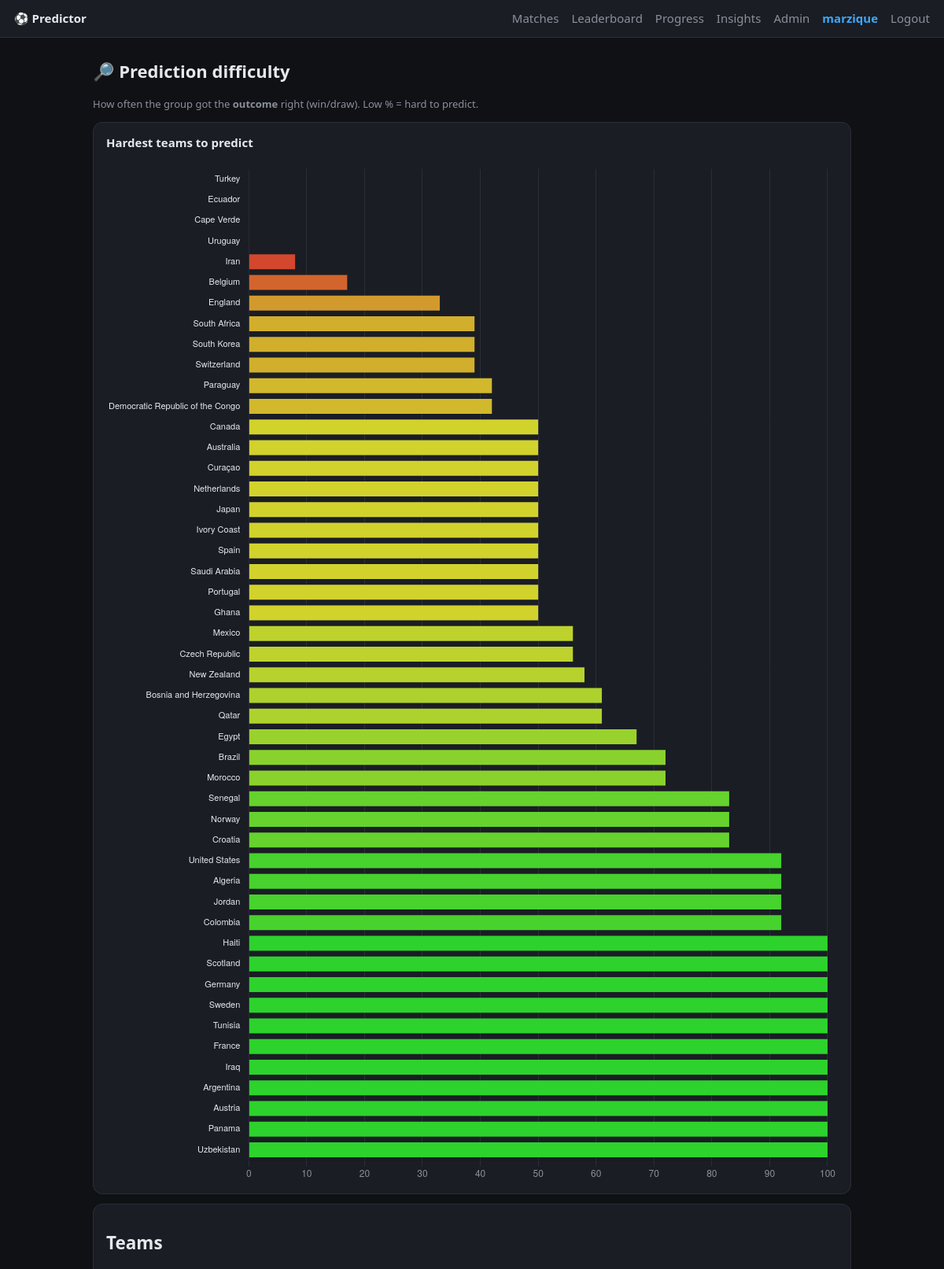
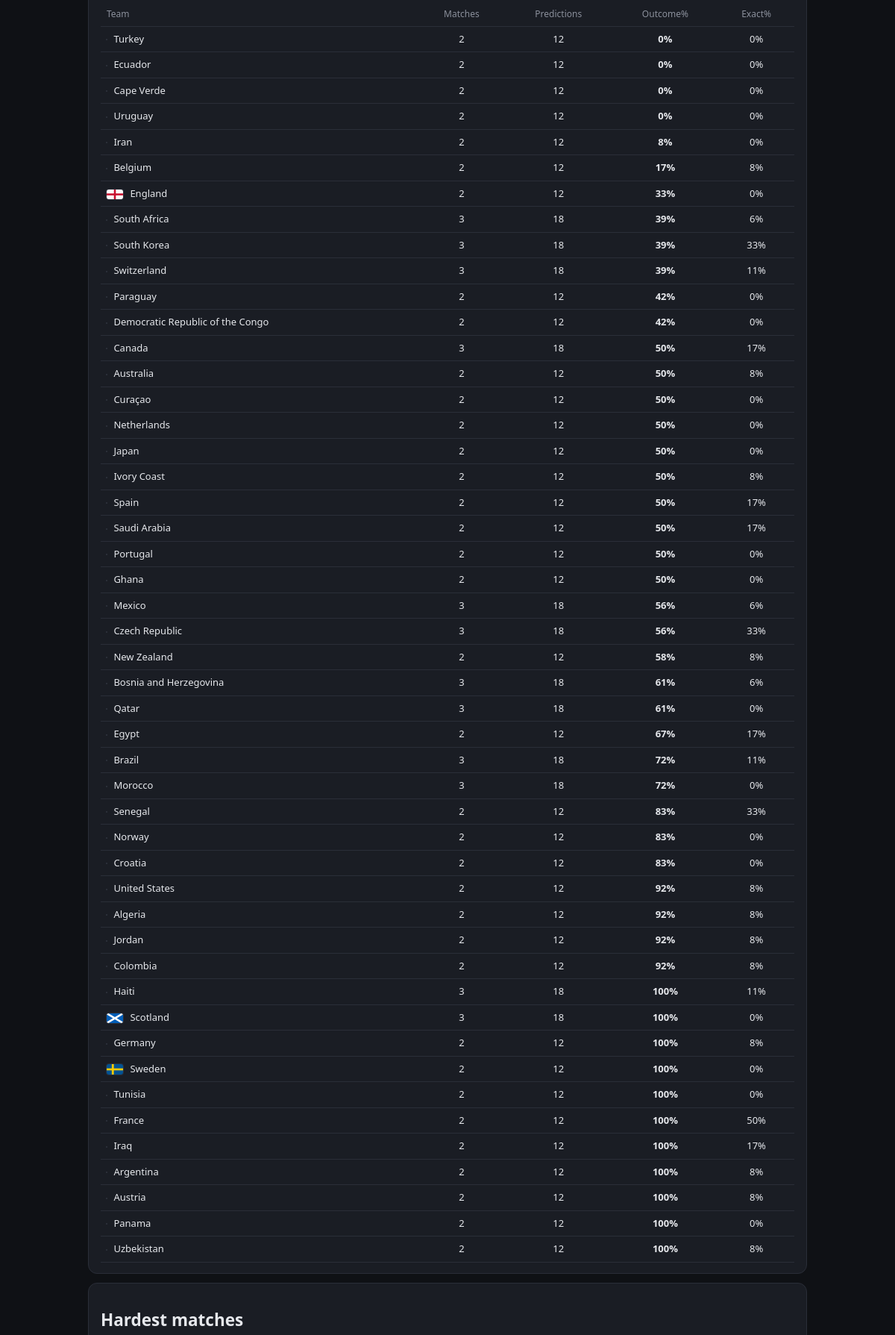
/insights (signed in, upper part), run on the app's committed database (2 pictures, top to bottom).
### tables this page shows
CREATE TABLE users (
    id            INTEGER PRIMARY KEY AUTOINCREMENT,
    username      TEXT UNIQUE NOT NULL,
    password_hash TEXT NOT NULL,
    created_at    TEXT NOT NULL
);

CREATE TABLE matches (
    id         TEXT PRIMARY KEY,          -- _id from API
    home       TEXT NOT NULL,
    away       TEXT NOT NULL,
    home_id    TEXT,                      -- team id -> teams.id (for flag)
    away_id    TEXT,
    kickoff    TEXT NOT NULL,             -- ISO 8601
    home_score INTEGER,
    away_score INTEGER,
    finished   INTEGER NOT NULL DEFAULT 0,
    grp        TEXT,
    matchday   TEXT
, home_scorers TEXT, away_scorers TEXT, manual INTEGER NOT NULL DEFAULT 0);

CREATE TABLE teams (
    id        TEXT PRIMARY KEY,           -- team id (matches games' home_team_id)
    name_en   TEXT,
    fifa_code TEXT,
    flag      TEXT                        -- local path, e.g. /static/flags/2.png
);

### app.py (the view)
@app.get("/insights", response_class=HTMLResponse)
async def insights(request: Request):
    user = current_user(request)
    if not user:
        return RedirectResponse("/login", status_code=302)
    with connect() as conn:
        matches = conn.execute(
            """SELECT id, home, away, home_id, away_id, home_score, away_score
               FROM matches WHERE finished=1 ORDER BY kickoff""").fetchall()
        flags = {t["id"]: t["flag"] for t in conn.execute("SELECT id, flag FROM teams")}
        prows = conn.execute("SELECT match_id, points FROM predictions").fetchall()
    fin = {m["id"] for m in matches}
    by_match = {}
    for p in prows:
        if p["match_id"] in fin:
            by_match.setdefault(p["match_id"], []).append(p["points"])
    match_stats, team_agg = [], {}
    for m in matches:
        pl = by_match.get(m["id"], [])
        total = len(pl)
        correct = sum(1 for x in pl if x >= 2)
        exact = sum(1 for x in pl if x == 6)
        if total:
            match_stats.append({
                "label": f'{m["home"]} {m["home_score"]}:{m["away_score"]} {m["away"]}',
                "total": total, "correct": correct, "exact": exact,
                "acc": round(100 * correct / total)})
        for tid, name in ((m["home_id"], m["home"]), (m["away_id"], m["away"])):
            a = team_agg.setdefault(tid, {"name": name, "flag": flags.get(tid),
                                          "correct": 0, "total": 0, "exact": 0, "matches": 0})
            a["name"] = name
            a["correct"] += correct
            a["total"] += total
            a["exact"] += exact
            a["matches"] += 1
    teams = [{"name": a["name"], "flag": a["flag"], "matches": a["matches"],
              "preds": a["total"],
              "acc": round(100 * a["correct"] / a["total"]) if a["total"] else 0,
              "exact_pct": round(100 * a["exact"] / a["total"]) if a["total"] else 0}
             for a in team_agg.values() if a["total"] > 0]
    teams.sort(key=lambda x: (x["acc"], -x["preds"]))       # hardest first
    match_stats.sort(key=lambda x: (x["acc"], -x["total"]))  # hardest first
    chart = {"labels": [t["name"] for t in teams], "acc": [t["acc"] for t in teams]}
    return render(request, "insights.html",
                  {"user": user, "teams": teams, "matches": match_stats,
                   "chart": chart, "has_data": bool(teams)})

### templates/insights.html (shortened to what this page needs)
{% extends "base.html" %}
{% block main_class %}wide{% endblock %}
{% block content %}
<h1>🔎 Prediction difficulty</h1>
<p class="hint" style="text-align:left;">
  How often the group got the <b>outcome</b> right (win/draw). Low % = hard to predict.
</p>
{% if not has_data %}
  <p class="hint">No finished matches with predictions yet.</p>
{% else %}
<div class="card chart-card">
  <h2>Hardest teams to predict</h2>
  <div class="chart-wrap" style="height: {{ teams|length * 26 + 50 }}px;">
    <canvas id="teamChart"></canvas>
  </div>
</div>
<div class="card">
  <h2>Teams</h2>
  <div class="stats-scroll">
    <table class="stats">
      <thead><tr><th>Team</th><th>Matches</th><th>Predictions</th><th>Outcome%</th><th>Exact%</th></tr></thead>
      <tbody>
      {% for t in teams %}
        <tr>
          <td class="who">
            {% if t["flag"] %}<img class="mini-flag" src="{{ t['flag'] }}" alt="">{% endif %}
            {{ t["name"] }}
          </td>
          <td>{{ t["matches"] }}</td>
          <td>{{ t["preds"] }}</td>
          <td><b>{{ t["acc"] }}%</b></td>
          <td>{{ t["exact_pct"] }}%</td>
        </tr>
      {% endfor %}
      </tbody>
    </table>
  </div>
</div>
<div class="card">
  <h2>Hardest matches</h2>
</div>
{% endif %}
<script>
  var DATA = {{ chart | tojson }};
  (function () {
    var el = document.getElementById("teamChart");
    if (!el || !window.Chart || !DATA.labels) return;
    var colors = DATA.acc.map(function (a) { return "hsl(" + (a * 1.2) + ",65%,50%)"; }); // red→green
    new Chart(el, {
      type: "bar",
      data: { labels: DATA.labels,
              datasets: [{ label: "Outcome %", data: DATA.acc, backgroundColor: colors }] },
      options: {
        indexAxis: "y", responsive: true, maintainAspectRatio: false,
        scales: {
          x: { beginAtZero: true, max: 100, ticks: { color: "#8b909c" }, grid: { color: "#2a2e38" } },
          y: { ticks: { color: "#e6e8ec", autoSkip: false, font: { size: 11 } }, grid: { display: false } }
        },
        plugins: { legend: { display: false } }
      }
    });
  })();
</script>
{% endblock %}

### templates/base.html (shortened to what this page needs)
<!doctype html>
<html lang="en">
<head>
  <link rel="stylesheet" href="/static/style.css">
</head>
<body>
  <header>
    <a href="/" class="brand">⚽ Predictor</a>
    {% if user %}
    <nav>
      <a href="/">Matches</a>
      <a href="/leaderboard">Leaderboard</a>
      <a href="/progress">Progress</a>
      <a href="/insights">Insights</a>
      {% if is_admin %}<a href="/admin">Admin</a>{% endif %}
      <span class="me">{{ user["username"] }}</span>
      <a href="/logout">Logout</a>
    </nav>
    {% endif %}
  </header>
  <main class="{% block main_class %}{% endblock %}">
    {% block content %}{% endblock %}
  </main>
</body>
</html>

### static/style.css (style rules this page uses)
:root { --bg: #0f1115; --card: #1a1d24; --line: #2a2e38; --fg: #e6e8ec; --muted: #8b909c; --accent: #3da9fc; --good: #4caf50; }
* { box-sizing: border-box; }
body { margin: 0; background: var(--bg); color: var(--fg); font: 15px/1.5 system-ui, -apple-system, Segoe UI, Roboto, sans-serif; }
header { display: flex; align-items: center; gap: 16px; padding: 12px 18px; border-bottom: 1px solid var(--line); background: var(--card); position: sticky; top: 0; z-index: 10; }
.brand { font-weight: 700; color: var(--fg); text-decoration: none; }
nav { margin-left: auto; display: flex; align-items: center; gap: 16px; }
nav a { color: var(--muted); text-decoration: none; }
nav .me { color: var(--accent); font-weight: 600; }
main { max-width: 640px; margin: 0 auto; padding: 18px; }
main.wide { max-width: 1000px; }
h1 { font-size: 22px; margin: 8px 0 16px; }
.card { background: var(--card); border: 1px solid var(--line); border-radius: 12px; padding: 14px 16px; margin-bottom: 12px; }
.chart-card h2 { font-size: 15px; margin: 0 0 12px; }
.chart-wrap { position: relative; height: 380px; width: 100%; }
.stats-scroll { overflow-x: auto; }
.stats { border-collapse: collapse; width: 100%; font-size: 13px; }
.stats th, .stats td { padding: 7px 8px; text-align: center; white-space: nowrap; border-bottom: 1px solid var(--line); }
.stats th { color: var(--muted); font-weight: 500; font-size: 12px; }
.stats td.who, .stats th:first-child { text-align: left; }
.mini-flag { width: 22px; height: auto; border-radius: 3px; vertical-align: middle; margin-right: 6px; box-shadow: 0 0 0 1px var(--line); }
.hint { color: var(--muted); font-size: 13px; text-align: center; }

### data on the page
users: username "marzique"
matches: name "Turkey", matches "2", preds "12", acc "0", exact_pct "0", name "Ecuador", name "Cape Verde", name "Uruguay"
matches: name "Iran" "Belgium"
teams: flag (picture)
matches: name "England" "Ghana"
matches: name "South Africa" "South Korea"
matches: name "Switzerland" "Canada"
matches: name "Paraguay"
matches: name "Democratic Republic of the Congo" "Colombia"
matches: name "Australia" "United States"
matches: name "Curaçao"
matches: name "Netherlands" "Sweden"
matches: name "Japan" "Tunisia"
matches: name "Ivory Coast" "Germany"
matches: name "Spain" "Saudi Arabia"
matches: name "Portugal" "Uzbekistan"
matches: name "Mexico" "Czech Republic"
matches: name "New Zealand" "Egypt"
matches: name "Bosnia and Herzegovina" "Qatar"
matches: name "Brazil" "Scotland"
matches: name "Morocco" "Haiti"
matches: name "Senegal" "Norway"
matches: name "Croatia" "Panama"
matches: name "Algeria" "Jordan"
teams: flag (picture)
teams: flag (picture)
matches: name "France" "Iraq"
matches: name "Argentina" "Austria"

### other printed values
{{ t["matches"] }} "2" "2" "2" "3" "3" "3" "2" "2" "3" "2" "2" "2" "2" "2" "2" "2" "2" "2" "3" "3" "2" "3" "3" "2" "3" "3" "2" "2" "2" "2" "2" "2" "2" "3" "3" "2" "2" "2" "2" "2" "2" "2" "2" "2"
{{ t["preds"] }} "12" "12" "12" "18" "18" "18" "12" "12" "18" "12" "12" "12" "12" "12" "12" "12" "12" "12" "18" "18" "12" "18" "18" "12" "18" "18" "12" "12" "12" "12" "12" "12" "12" "18" "18" "12" "12" "12" "12" "12" "12" "12" "12" "12"
{{ t["acc"] }} "8" "17" "33" "39" "39" "39" "42" "42" "50" "50" "50" "50" "50" "50" "50" "50" "50" "50" "56" "56" "58" "61" "61" "67" "72" "72" "83" "83" "83" "92" "92" "92" "92" "100" "100" "100" "100" "100" "100" "100" "100" "100" "100" "100"
{{ t["exact_pct"] }} "0" "8" "0" "6" "33" "11" "0" "0" "17" "8" "0" "0" "0" "8" "17" "17" "0" "0" "6" "33" "8" "6" "0" "17" "11" "0" "33" "0" "0" "8" "8" "8" "8" "11" "0" "8" "0" "0" "50" "17" "8" "8" "0" "8"
